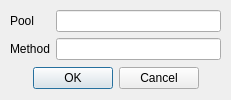
<?xml version="1.0" encoding="UTF-8"?>
<ui version="4.0">
 <class>Configuration::NginxAddPoolDialog</class>
 <widget class="QDialog" name="Configuration::NginxAddPoolDialog">
  <property name="geometry">
   <rect>
    <x>0</x>
    <y>0</y>
    <width>231</width>
    <height>100</height>
   </rect>
  </property>
  <property name="windowTitle">
   <string>Dialog</string>
  </property>
  <widget class="QWidget" name="layoutWidget">
   <property name="geometry">
    <rect>
     <x>10</x>
     <y>10</y>
     <width>211</width>
     <height>79</height>
    </rect>
   </property>
   <layout class="QVBoxLayout" name="verticalLayout">
    <item>
     <layout class="QFormLayout" name="formLayout">
      <item row="0" column="0">
       <widget class="QLabel" name="label_pool">
        <property name="text">
         <string>Pool</string>
        </property>
       </widget>
      </item>
      <item row="0" column="1">
       <widget class="QLineEdit" name="lineEdit_pool"/>
      </item>
      <item row="1" column="0">
       <widget class="QLabel" name="label_method">
        <property name="text">
         <string>Method</string>
        </property>
       </widget>
      </item>
      <item row="1" column="1">
       <widget class="QLineEdit" name="lineEdit_method"/>
      </item>
     </layout>
    </item>
    <item>
     <widget class="QDialogButtonBox" name="buttonBox">
      <property name="orientation">
       <enum>Qt::Horizontal</enum>
      </property>
      <property name="standardButtons">
       <set>QDialogButtonBox::Cancel|QDialogButtonBox::Ok</set>
      </property>
      <property name="centerButtons">
       <bool>true</bool>
      </property>
     </widget>
    </item>
   </layout>
  </widget>
 </widget>
 <resources/>
 <connections>
  <connection>
   <sender>buttonBox</sender>
   <signal>accepted()</signal>
   <receiver>Configuration::NginxAddPoolDialog</receiver>
   <slot>accept()</slot>
   <hints>
    <hint type="sourcelabel">
     <x>248</x>
     <y>254</y>
    </hint>
    <hint type="destinationlabel">
     <x>157</x>
     <y>274</y>
    </hint>
   </hints>
  </connection>
  <connection>
   <sender>buttonBox</sender>
   <signal>rejected()</signal>
   <receiver>Configuration::NginxAddPoolDialog</receiver>
   <slot>reject()</slot>
   <hints>
    <hint type="sourcelabel">
     <x>316</x>
     <y>260</y>
    </hint>
    <hint type="destinationlabel">
     <x>286</x>
     <y>274</y>
    </hint>
   </hints>
  </connection>
 </connections>
</ui>
